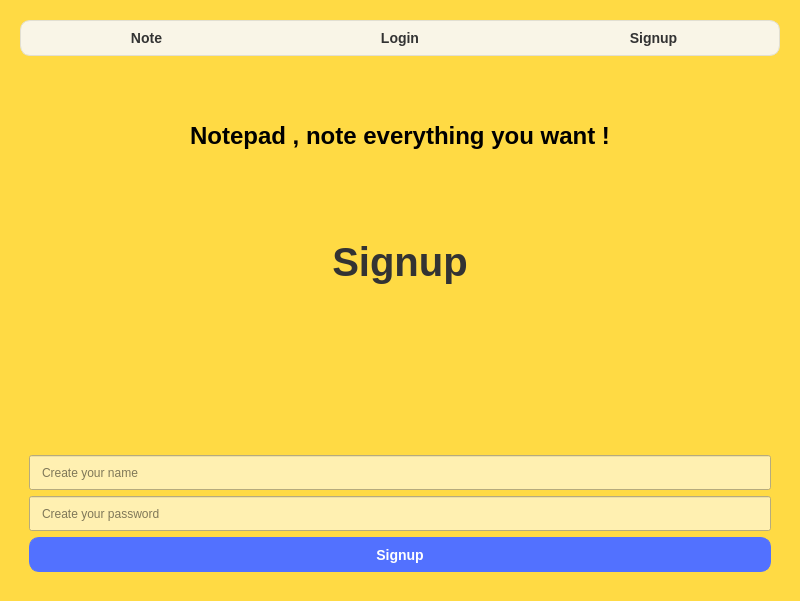
<?xml version="1.0" encoding="UTF-8"?>
<ui version="4.0">
 <class>MainWindow</class>
 <widget class="QMainWindow" name="MainWindow">
  <property name="geometry">
   <rect>
    <x>0</x>
    <y>0</y>
    <width>800</width>
    <height>601</height>
   </rect>
  </property>
  <property name="windowTitle">
   <string>Ứng Dụng Notes</string>
  </property>
  <widget class="QWidget" name="centralwidget">
   <property name="styleSheet">
    <string notr="true">background-color: #ffda44;</string>
   </property>
   <layout class="QVBoxLayout" name="mainLayout">
    <property name="spacing">
     <number>10</number>
    </property>
    <property name="leftMargin">
     <number>20</number>
    </property>
    <property name="topMargin">
     <number>20</number>
    </property>
    <property name="rightMargin">
     <number>20</number>
    </property>
    <property name="bottomMargin">
     <number>20</number>
    </property>
    <item>
     <widget class="QFrame" name="navigationBar">
      <property name="styleSheet">
       <string notr="true">
        QFrame {
            background-color: #F9F5E7;
            border: 1px solid #E2DFD2;
            border-radius: 10px;
        }
        QPushButton {
            background-color: transparent;
            border: none;
            font-size: 14px;
            font-weight: bold;
            color: #333333;
        }
        QPushButton:hover {
            color: #FF9800;
        }
       </string>
      </property>
      <property name="frameShape">
       <enum>QFrame::StyledPanel</enum>
      </property>
      <layout class="QHBoxLayout" name="navLayout">
       <property name="spacing">
        <number>20</number>
       </property>
       <item>
        <widget class="QPushButton" name="notesButton">
         <property name="styleSheet">
          <string notr="true"/>
         </property>
         <property name="text">
          <string>Note</string>
         </property>
        </widget>
       </item>
       <item>
        <widget class="QPushButton" name="loginButton">
         <property name="text">
          <string>Login</string>
         </property>
        </widget>
       </item>
       <item>
        <widget class="QPushButton" name="signupButton">
         <property name="text">
          <string>Signup</string>
         </property>
        </widget>
       </item>
      </layout>
     </widget>
    </item>
    <item>
     <widget class="QStackedWidget" name="stackedWidget">
      <property name="currentIndex">
       <number>2</number>
      </property>
      <widget class="QWidget" name="notesPage">
       <layout class="QVBoxLayout" name="notesLayout">
        <item>
         <widget class="QTextEdit" name="noteEditor">
          <property name="font">
           <font>
            <pointsize>12</pointsize>
           </font>
          </property>
          <property name="styleSheet">
           <string notr="true">background-color: #fff0b1;
padding: 10px;
color: black;</string>
          </property>
          <property name="placeholderText">
           <string>Note here...</string>
          </property>
         </widget>
        </item>
        <item>
         <widget class="QFrame" name="frame">
          <property name="frameShape">
           <enum>QFrame::StyledPanel</enum>
          </property>
          <property name="frameShadow">
           <enum>QFrame::Raised</enum>
          </property>
          <layout class="QGridLayout" name="gridLayout">
           <item row="0" column="0">
            <widget class="QPushButton" name="saveButton">
             <property name="minimumSize">
              <size>
               <width>0</width>
               <height>35</height>
              </size>
             </property>
             <property name="styleSheet">
              <string notr="true">  QFrame {
            background-color: #F9F5E7;
            border: 1px solid #E2DFD2;
            border-radius: 10px;
        }
        QPushButton {
            background-color: #5271ff;
            border: 1px solid #5271ff;
border-radius: 10px;
            font-size: 14px;
            font-weight: bold;
            color: white;
        }
        QPushButton:hover {
            color: #FF9800;
        }</string>
             </property>
             <property name="text">
              <string>Save</string>
             </property>
            </widget>
           </item>
           <item row="0" column="1">
            <widget class="QPushButton" name="loadButton">
             <property name="minimumSize">
              <size>
               <width>35</width>
               <height>35</height>
              </size>
             </property>
             <property name="styleSheet">
              <string notr="true">  QFrame {
            background-color: #F9F5E7;
            border: 1px solid #E2DFD2;
            border-radius: 10px;
        }
        QPushButton {
            background-color: #5271ff;
            border: 1px solid #5271ff;
border-radius: 10px;
            font-size: 14px;
            font-weight: bold;
            color: white;
        }
        QPushButton:hover {
            color: #FF9800;
        }</string>
             </property>
             <property name="text">
              <string>Load</string>
             </property>
            </widget>
           </item>
          </layout>
         </widget>
        </item>
       </layout>
      </widget>
      <widget class="QWidget" name="loginPage">
       <layout class="QVBoxLayout" name="loginLayout">
        <item>
         <widget class="QLabel" name="label_3">
          <property name="font">
           <font>
            <family>Arial</family>
            <pointsize>18</pointsize>
            <weight>75</weight>
            <bold>true</bold>
           </font>
          </property>
          <property name="text">
           <string>Welcome back !</string>
          </property>
          <property name="alignment">
           <set>Qt::AlignCenter</set>
          </property>
         </widget>
        </item>
        <item>
         <widget class="QLabel" name="loginTitle">
          <property name="styleSheet">
           <string notr="true">
            QLabel {
                font-size: 40px;
                font-weight: bold;
                color: #333333;
            }
           </string>
          </property>
          <property name="text">
           <string>Login</string>
          </property>
          <property name="alignment">
           <set>Qt::AlignCenter</set>
          </property>
         </widget>
        </item>
        <item>
         <widget class="QLabel" name="label_4">
          <property name="text">
           <string/>
          </property>
         </widget>
        </item>
        <item>
         <widget class="QLineEdit" name="usernameInput">
          <property name="minimumSize">
           <size>
            <width>0</width>
            <height>35</height>
           </size>
          </property>
          <property name="styleSheet">
           <string notr="true">padding-left: 10px;
background-color: #fff0b1;
color: black;</string>
          </property>
          <property name="placeholderText">
           <string>Input your name</string>
          </property>
         </widget>
        </item>
        <item>
         <widget class="QLineEdit" name="passwordInput">
          <property name="minimumSize">
           <size>
            <width>0</width>
            <height>35</height>
           </size>
          </property>
          <property name="styleSheet">
           <string notr="true">padding-left: 10px;
background-color: #fff0b1;
color: black;</string>
          </property>
          <property name="echoMode">
           <enum>QLineEdit::Password</enum>
          </property>
          <property name="placeholderText">
           <string>Input your password</string>
          </property>
         </widget>
        </item>
        <item>
         <widget class="QPushButton" name="submitLoginButton">
          <property name="minimumSize">
           <size>
            <width>0</width>
            <height>35</height>
           </size>
          </property>
          <property name="maximumSize">
           <size>
            <width>9999999</width>
            <height>16777215</height>
           </size>
          </property>
          <property name="styleSheet">
           <string notr="true">  QFrame {
            background-color: #F9F5E7;
            border: 1px solid #E2DFD2;
            border-radius: 10px;
        }
        QPushButton {
            background-color: #5271ff;
            border: 1px solid #5271ff;
border-radius: 10px;
            font-size: 14px;
            font-weight: bold;
            color: white;
        }
        QPushButton:hover {
            color: #FF9800;
        }</string>
          </property>
          <property name="text">
           <string>Login</string>
          </property>
         </widget>
        </item>
       </layout>
      </widget>
      <widget class="QWidget" name="signupPage">
       <layout class="QVBoxLayout" name="signupLayout">
        <item>
         <widget class="QLabel" name="label_2">
          <property name="font">
           <font>
            <family>Arial</family>
            <pointsize>18</pointsize>
            <weight>75</weight>
            <bold>true</bold>
           </font>
          </property>
          <property name="text">
           <string>Notepad , note everything you want !</string>
          </property>
          <property name="alignment">
           <set>Qt::AlignCenter</set>
          </property>
         </widget>
        </item>
        <item>
         <widget class="QLabel" name="signupTitle">
          <property name="font">
           <font>
            <pointsize>-1</pointsize>
            <weight>75</weight>
            <bold>true</bold>
           </font>
          </property>
          <property name="styleSheet">
           <string notr="true">
            QLabel {
                font-size: 40px;
                font-weight: bold;
                color: #333333;
            }
           </string>
          </property>
          <property name="text">
           <string>Signup</string>
          </property>
          <property name="alignment">
           <set>Qt::AlignCenter</set>
          </property>
         </widget>
        </item>
        <item>
         <widget class="QLabel" name="label">
          <property name="text">
           <string/>
          </property>
         </widget>
        </item>
        <item>
         <widget class="QLineEdit" name="signupUsernameInput">
          <property name="minimumSize">
           <size>
            <width>0</width>
            <height>35</height>
           </size>
          </property>
          <property name="sizeIncrement">
           <size>
            <width>0</width>
            <height>37</height>
           </size>
          </property>
          <property name="styleSheet">
           <string notr="true">padding-left: 10px;
background-color: #fff0b1;
color: black;</string>
          </property>
          <property name="text">
           <string/>
          </property>
          <property name="placeholderText">
           <string>Create your name</string>
          </property>
         </widget>
        </item>
        <item>
         <widget class="QLineEdit" name="signupPasswordInput">
          <property name="minimumSize">
           <size>
            <width>0</width>
            <height>35</height>
           </size>
          </property>
          <property name="styleSheet">
           <string notr="true">padding-left: 10px;
background-color: #fff0b1;
color: black;</string>
          </property>
          <property name="echoMode">
           <enum>QLineEdit::Password</enum>
          </property>
          <property name="placeholderText">
           <string>Create your password</string>
          </property>
         </widget>
        </item>
        <item>
         <widget class="QPushButton" name="submitSignupButton">
          <property name="minimumSize">
           <size>
            <width>0</width>
            <height>35</height>
           </size>
          </property>
          <property name="styleSheet">
           <string notr="true">  QFrame {
            background-color: #F9F5E7;
            border: 1px solid #E2DFD2;
            border-radius: 10px;
        }
        QPushButton {
            background-color: #5271ff;
            border: 1px solid #5271ff;
border-radius: 10px;
            font-size: 14px;
            font-weight: bold;
            color: white;
        }
        QPushButton:hover {
            color: #FF9800;
        }</string>
          </property>
          <property name="text">
           <string>Signup</string>
          </property>
         </widget>
        </item>
       </layout>
      </widget>
     </widget>
    </item>
   </layout>
  </widget>
 </widget>
 <resources/>
 <connections/>
</ui>
